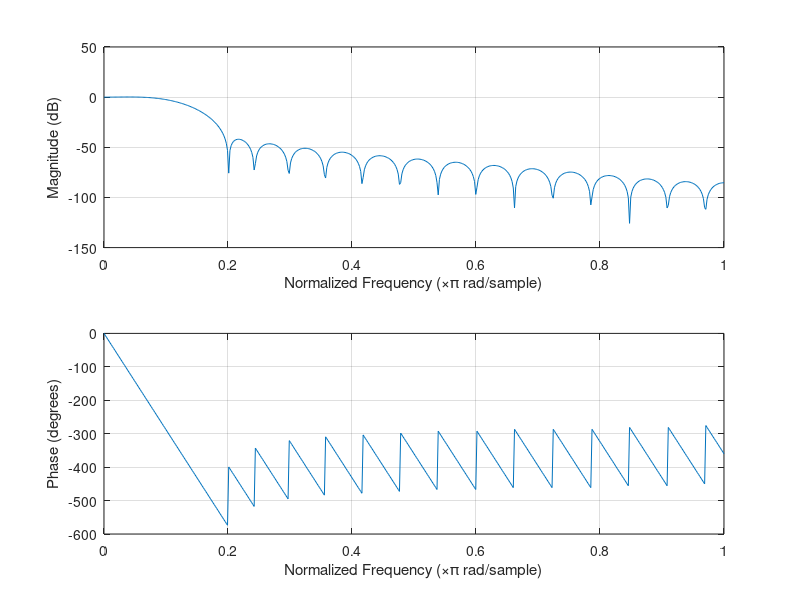
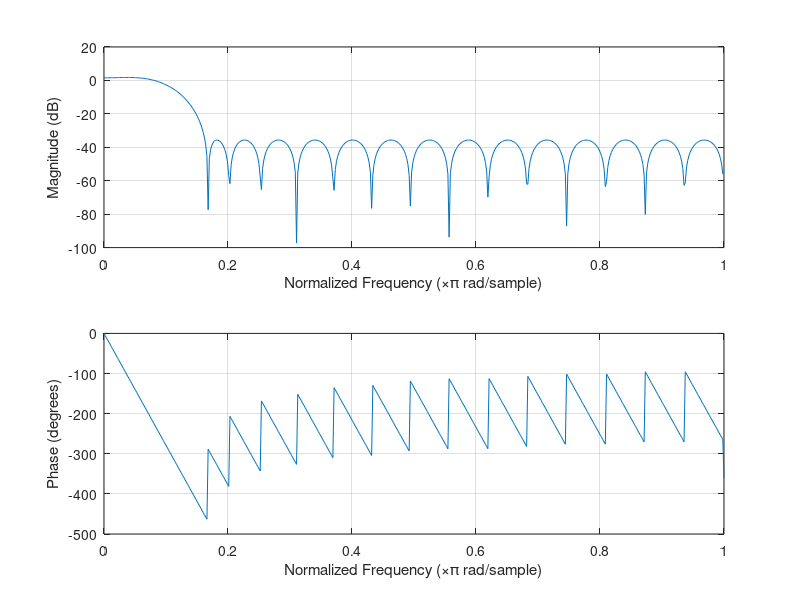

Write the MATLAB code that produced these figures, in order.
clear all    % Clean all constant and variables
close all    % Close all windows
%clf         % Clean the figure window
clc          % Clean the command window
%echo off    % Inhibits the code view in the command window during its execution

Fs = 49152000 / 32;
Fc = 96000;

b = fir1(32, Fc / (Fs / 2), 'low', chebwin(33, 30));
c = [-0.012965203242283046
    -0.011063871437052475
    -0.01381052731749904
    -0.015174998393263523
    -0.014304418426721774
    -0.010437916541926103
    -0.0030255457156377723
    0.008138484218759226
    0.022842199498899863
    0.040437877521881924
    0.05982878524618375
    0.07957268463660754
    0.09807546328765063
    0.11371708778573901
    0.12503434029423857
    0.13098661349220492
    0.13098661349220492
    0.12503434029423857
    0.11371708778573901
    0.09807546328765063
    0.07957268463660754
    0.05982878524618375
    0.040437877521881924
    0.022842199498899863
    0.008138484218759226
    -0.0030255457156377723
    -0.010437916541926103
    -0.014304418426721774
    -0.015174998393263523
    -0.01381052731749904
    -0.011063871437052475
    -0.012965203242283046];

figure('Name', 'fit1 response', 'NumberTitle', 'off');
freqz(b, 1);
figure('Name', 'TFilter response', 'NumberTitle', 'off');
freqz(c, 1);